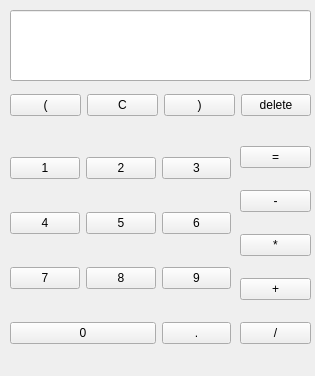
<?xml version="1.0" encoding="UTF-8"?>
<ui version="4.0">
 <class>MainWindow</class>
 <widget class="QMainWindow" name="MainWindow">
  <property name="geometry">
   <rect>
    <x>0</x>
    <y>0</y>
    <width>315</width>
    <height>376</height>
   </rect>
  </property>
  <property name="minimumSize">
   <size>
    <width>315</width>
    <height>376</height>
   </size>
  </property>
  <property name="maximumSize">
   <size>
    <width>315</width>
    <height>376</height>
   </size>
  </property>
  <property name="windowTitle">
   <string>MainWindow</string>
  </property>
  <widget class="QWidget" name="centralwidget">
   <widget class="QLineEdit" name="lineEdit">
    <property name="geometry">
     <rect>
      <x>10</x>
      <y>10</y>
      <width>301</width>
      <height>71</height>
     </rect>
    </property>
   </widget>
   <widget class="QWidget" name="">
    <property name="geometry">
     <rect>
      <x>10</x>
      <y>130</y>
      <width>221</width>
      <height>241</height>
     </rect>
    </property>
    <layout class="QGridLayout" name="gridLayout">
     <item row="0" column="0">
      <widget class="QPushButton" name="button_1">
       <property name="text">
        <string>1</string>
       </property>
      </widget>
     </item>
     <item row="0" column="1">
      <widget class="QPushButton" name="button_2">
       <property name="text">
        <string>2</string>
       </property>
      </widget>
     </item>
     <item row="0" column="2">
      <widget class="QPushButton" name="button_3">
       <property name="text">
        <string>3</string>
       </property>
      </widget>
     </item>
     <item row="1" column="0">
      <widget class="QPushButton" name="button_4">
       <property name="text">
        <string>4</string>
       </property>
      </widget>
     </item>
     <item row="1" column="1">
      <widget class="QPushButton" name="button_5">
       <property name="text">
        <string>5</string>
       </property>
      </widget>
     </item>
     <item row="1" column="2">
      <widget class="QPushButton" name="button_6">
       <property name="text">
        <string>6</string>
       </property>
      </widget>
     </item>
     <item row="2" column="0">
      <widget class="QPushButton" name="button_7">
       <property name="text">
        <string>7</string>
       </property>
      </widget>
     </item>
     <item row="2" column="1">
      <widget class="QPushButton" name="button_8">
       <property name="text">
        <string>8</string>
       </property>
      </widget>
     </item>
     <item row="2" column="2">
      <widget class="QPushButton" name="button_9">
       <property name="text">
        <string>9</string>
       </property>
      </widget>
     </item>
     <item row="3" column="0" colspan="2">
      <widget class="QPushButton" name="button_0">
       <property name="text">
        <string>0</string>
       </property>
      </widget>
     </item>
     <item row="3" column="2">
      <widget class="QPushButton" name="button_dot">
       <property name="text">
        <string>.</string>
       </property>
      </widget>
     </item>
    </layout>
   </widget>
   <widget class="QWidget" name="">
    <property name="geometry">
     <rect>
      <x>240</x>
      <y>130</y>
      <width>71</width>
      <height>231</height>
     </rect>
    </property>
    <layout class="QVBoxLayout" name="verticalLayout">
     <item>
      <widget class="QPushButton" name="pushButton">
       <property name="text">
        <string>=</string>
       </property>
      </widget>
     </item>
     <item>
      <widget class="QPushButton" name="button_minus">
       <property name="text">
        <string>-</string>
       </property>
      </widget>
     </item>
     <item>
      <widget class="QPushButton" name="button_mult">
       <property name="text">
        <string>*</string>
       </property>
      </widget>
     </item>
     <item>
      <widget class="QPushButton" name="button_plus">
       <property name="text">
        <string>+</string>
       </property>
      </widget>
     </item>
     <item>
      <widget class="QPushButton" name="button_dev">
       <property name="text">
        <string>/</string>
       </property>
      </widget>
     </item>
    </layout>
   </widget>
   <widget class="QWidget" name="">
    <property name="geometry">
     <rect>
      <x>10</x>
      <y>90</y>
      <width>301</width>
      <height>30</height>
     </rect>
    </property>
    <layout class="QHBoxLayout" name="horizontalLayout">
     <item>
      <widget class="QPushButton" name="left_bracket">
       <property name="text">
        <string>(</string>
       </property>
      </widget>
     </item>
     <item>
      <widget class="QPushButton" name="button_clear">
       <property name="text">
        <string>C</string>
       </property>
      </widget>
     </item>
     <item>
      <widget class="QPushButton" name="right_bracket">
       <property name="text">
        <string>)</string>
       </property>
      </widget>
     </item>
     <item>
      <widget class="QPushButton" name="button_delete">
       <property name="text">
        <string>delete</string>
       </property>
      </widget>
     </item>
    </layout>
   </widget>
  </widget>
 </widget>
 <resources/>
 <connections/>
</ui>
